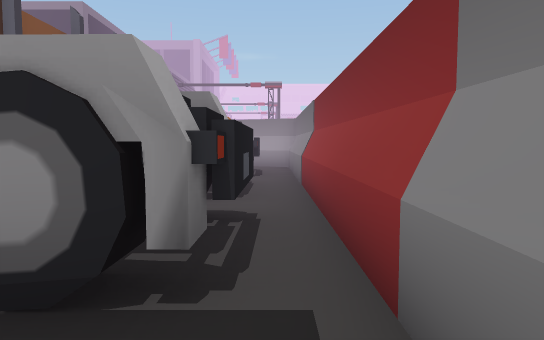
[1] (above)

22 first-person views from a walk through a scene from a Unity 3-D project. The camera is 1.4 m above the floor, tilts 4° down and sees 70° across. The floor is counted in squares, 2 m on a side. Each view is taken from the middle of a square. On the plan, view 1 faces up. The plan holds only what a view shows up to about 11 squares ahead; the rest is blank. The place goes on beyond the plan.

[2]
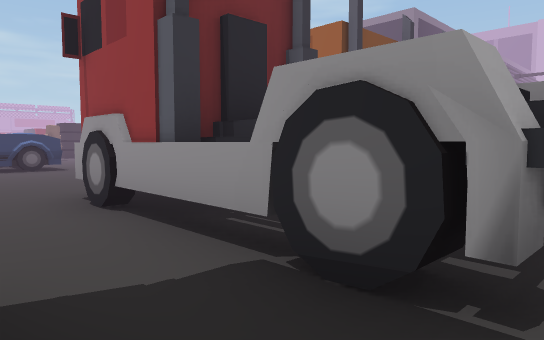

[3]
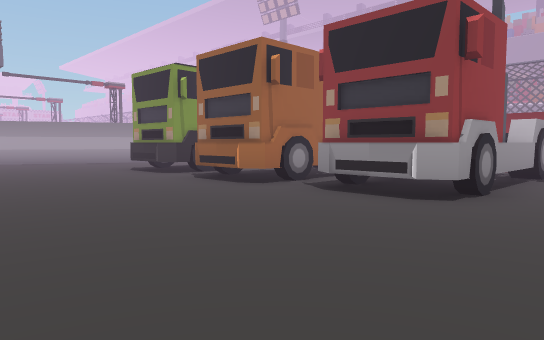

[4]
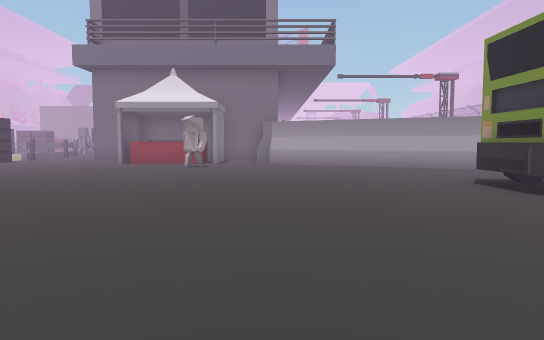

[5]
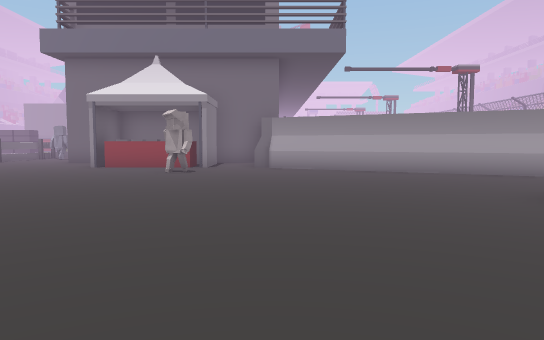

[6]
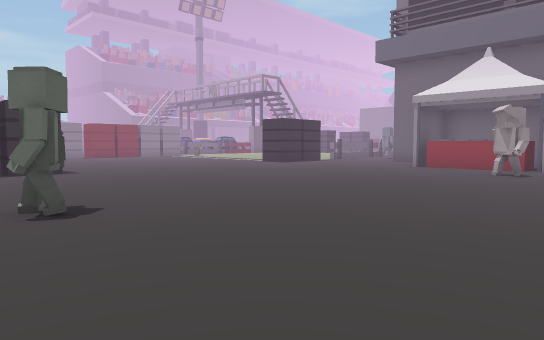

[7]
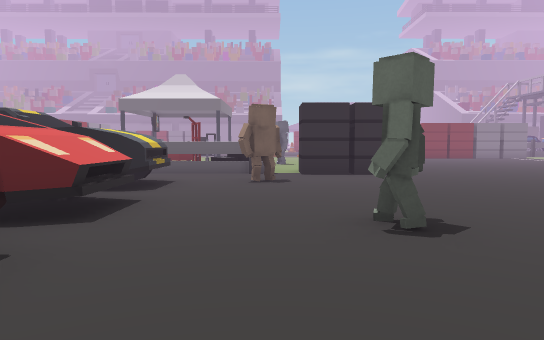

[8]
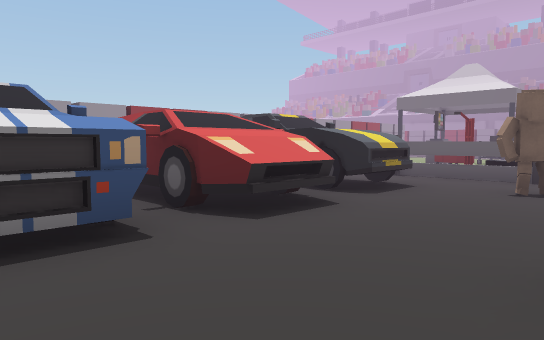

[9]
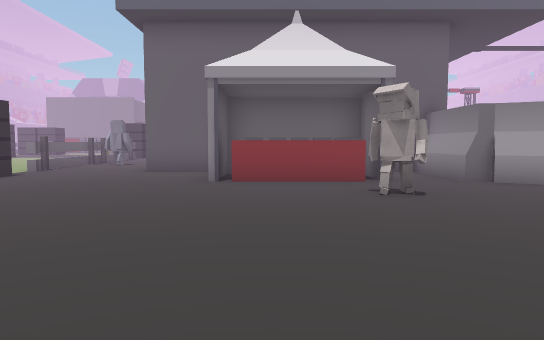

[10]
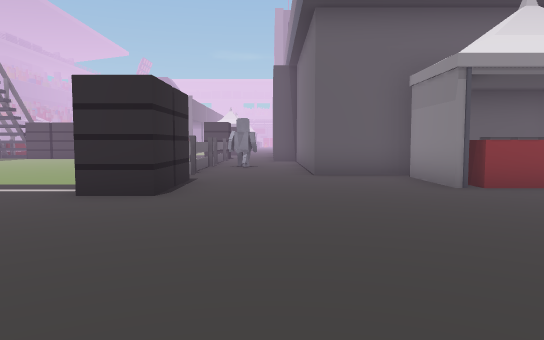

[11]
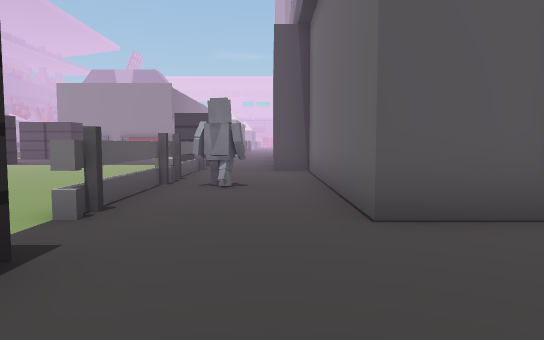

[12]
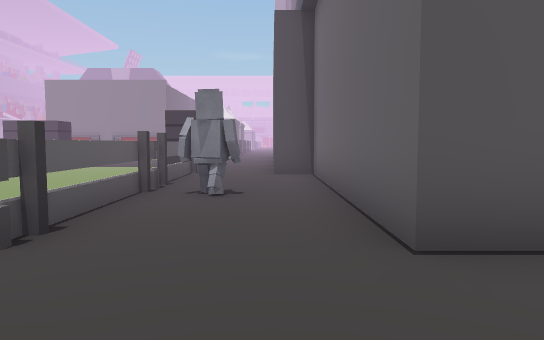

[13]
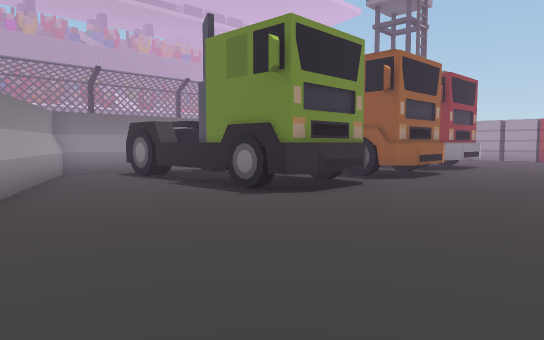

[14]
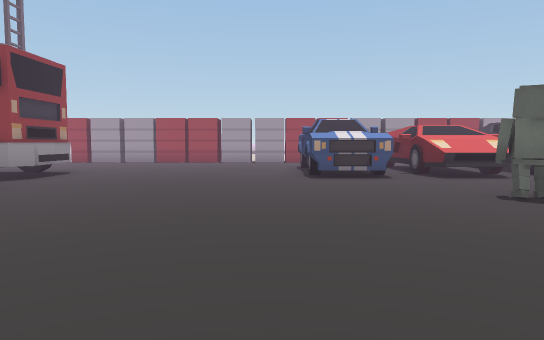

[15]
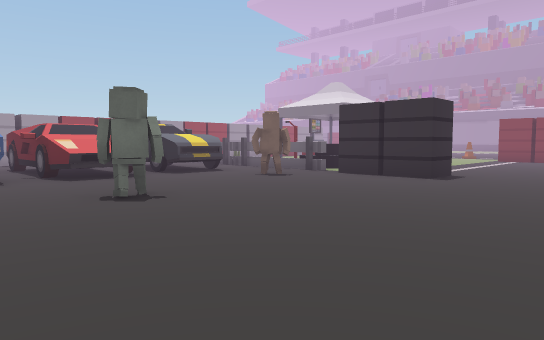

[16]
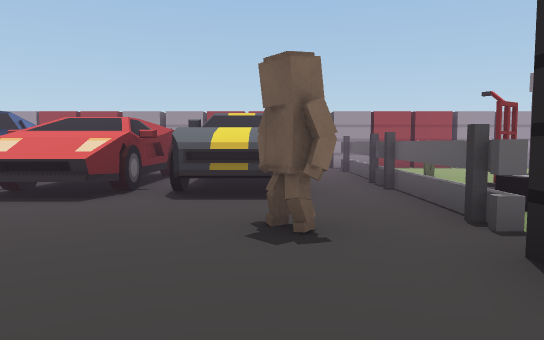

[17]
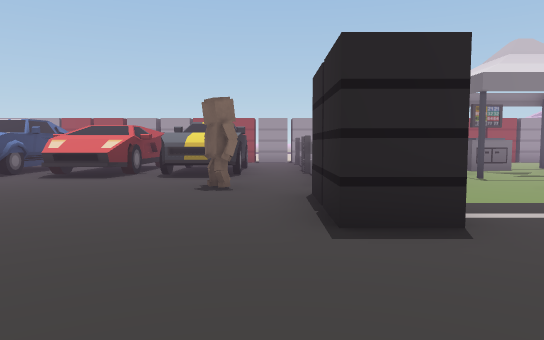

[18]
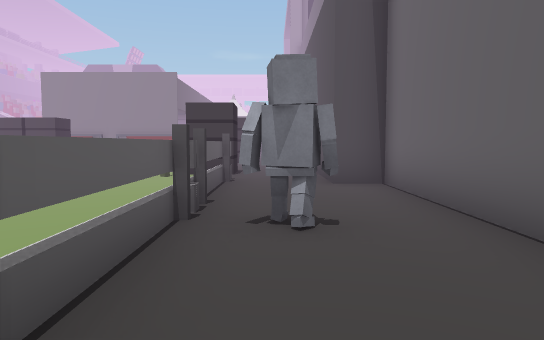

[19]
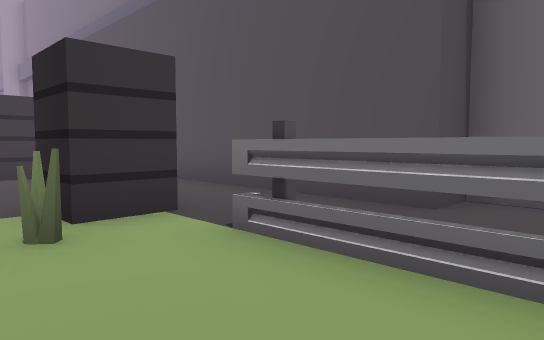

[20]
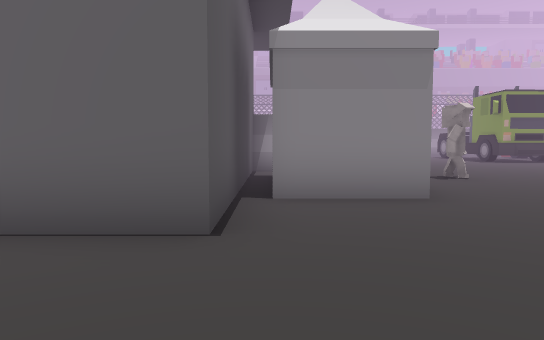

[21]
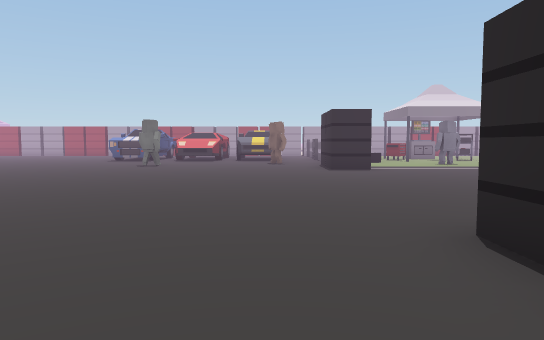

[22]
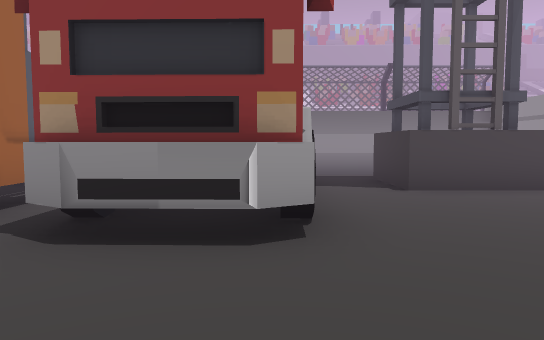

### Floor plan
Key: @ floor where view 1 was taken; # wall or solid block; x gap in a wall; . floor; ^ raised ledge; T truck; C cart; W wheel; O other object.
Columns run from 21 left of view 1 to 1 right of it. Each row starts with its distance up from view 1.
 28  ...#
 27 .OO.#
 26 .O..#
 25 ..#.##
 24 ..#..#
 23 ..#..#
 22 ..#..#
 21 ..#O.#
 20 ..#..#
 19  .#..###   ##
 18 .......x^^x.#
 17 ..O....#OO#.#
 16 ..O....OOOO.##
 15 ..O..........###
 14  .........O....###
 13  ................###
 12 ...................###
 11 .....................##
 10 ................TTTTTT#
  9 ................T  TTT#
  8 ..O.............TT  TT#
  7 ..O.............TTT  ##
  6 ..O.....O.......T T   #
  5 .O#.O...........TTT   #
  4 OO#.............TTT TT#
  3  C#.OO^^.OO.....T T TT#
  2   #.OOW WOO.....TTTTTT#
  1 ..#.OO###OO...........#
  0 .O#.OOO WOO........##@#

Positions as (right, up) in squares from view 1, and headings:
1: (0, 0), facing up
2: (0, 0), facing up-left
3: (-10, 0), facing up-right
4: (-9, 3), facing up
5: (-9, 5), facing up
6: (-9, 5), facing up-left
7: (-10, 5), facing left
8: (-11, 6), facing down-left
9: (-13, 9), facing up
10: (-17, 10), facing up
11: (-17, 15), facing up
12: (-17, 16), facing up
13: (-9, 14), facing down-right
14: (-10, 11), facing down
15: (-11, 11), facing down-left
16: (-17, 8), facing down
17: (-18, 11), facing down
18: (-18, 18), facing up
19: (-21, 23), facing up-right
20: (-19, 18), facing right
21: (-17, 18), facing down
22: (-8, 2), facing right
